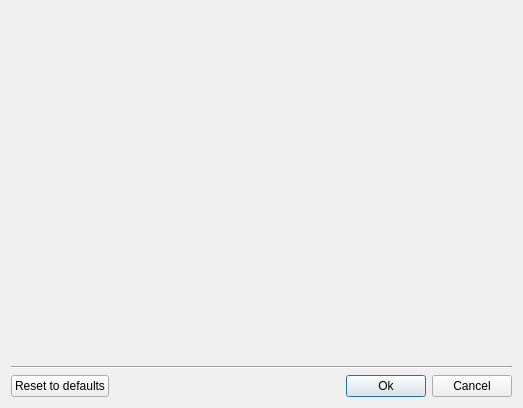
<?xml version="1.0" encoding="UTF-8"?>
<ui version="4.0">
 <class>PlatformConfigDialog</class>
 <widget class="QDialog" name="PlatformConfigDialog">
  <property name="windowModality">
   <enum>Qt::ApplicationModal</enum>
  </property>
  <property name="geometry">
   <rect>
    <x>0</x>
    <y>0</y>
    <width>523</width>
    <height>408</height>
   </rect>
  </property>
  <property name="sizePolicy">
   <sizepolicy hsizetype="Minimum" vsizetype="Minimum">
    <horstretch>0</horstretch>
    <verstretch>0</verstretch>
   </sizepolicy>
  </property>
  <property name="windowTitle">
   <string>Platform Configuration</string>
  </property>
  <layout class="QVBoxLayout" name="verticalLayout">
   <item>
    <spacer name="verticalSpacer">
     <property name="orientation">
      <enum>Qt::Vertical</enum>
     </property>
     <property name="sizeHint" stdset="0">
      <size>
       <width>20</width>
       <height>0</height>
      </size>
     </property>
    </spacer>
   </item>
   <item>
    <widget class="Line" name="line">
     <property name="orientation">
      <enum>Qt::Horizontal</enum>
     </property>
    </widget>
   </item>
   <item>
    <layout class="QHBoxLayout" name="horizontalLayout">
     <item>
      <widget class="QPushButton" name="defaultsButton">
       <property name="text">
        <string>Reset to defaults</string>
       </property>
      </widget>
     </item>
     <item>
      <spacer name="horizontalSpacer">
       <property name="orientation">
        <enum>Qt::Horizontal</enum>
       </property>
       <property name="sizeHint" stdset="0">
        <size>
         <width>40</width>
         <height>20</height>
        </size>
       </property>
      </spacer>
     </item>
     <item>
      <widget class="QPushButton" name="okButton">
       <property name="text">
        <string>Ok</string>
       </property>
       <property name="default">
        <bool>true</bool>
       </property>
      </widget>
     </item>
     <item>
      <widget class="QPushButton" name="cancelButton">
       <property name="text">
        <string>Cancel</string>
       </property>
      </widget>
     </item>
    </layout>
   </item>
  </layout>
 </widget>
 <resources/>
 <connections>
  <connection>
   <sender>okButton</sender>
   <signal>clicked()</signal>
   <receiver>PlatformConfigDialog</receiver>
   <slot>accept()</slot>
   <hints>
    <hint type="sourcelabel">
     <x>394</x>
     <y>386</y>
    </hint>
    <hint type="destinationlabel">
     <x>261</x>
     <y>203</y>
    </hint>
   </hints>
  </connection>
  <connection>
   <sender>cancelButton</sender>
   <signal>clicked()</signal>
   <receiver>PlatformConfigDialog</receiver>
   <slot>reject()</slot>
   <hints>
    <hint type="sourcelabel">
     <x>475</x>
     <y>386</y>
    </hint>
    <hint type="destinationlabel">
     <x>261</x>
     <y>203</y>
    </hint>
   </hints>
  </connection>
 </connections>
</ui>
